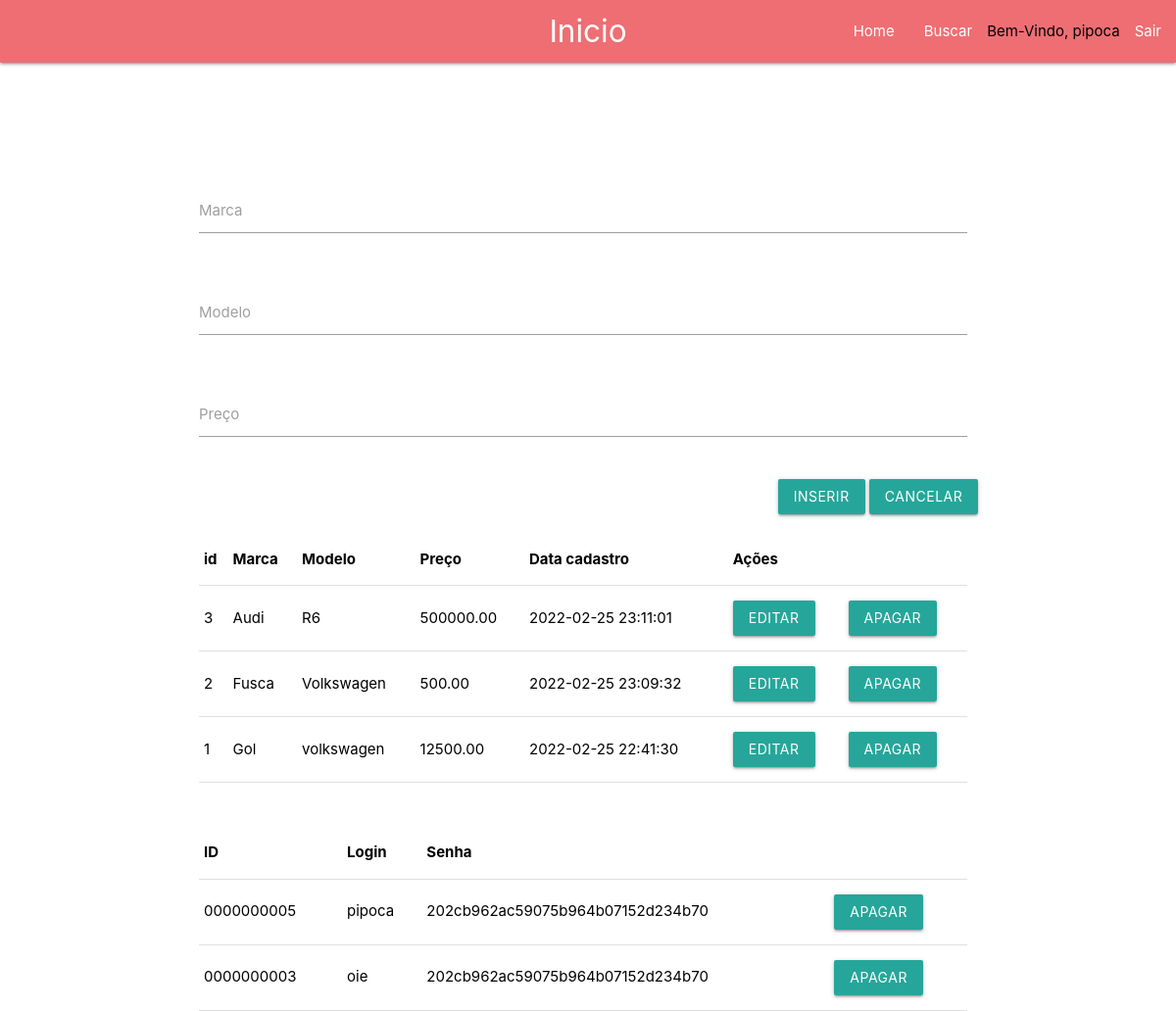
Screenshot of /index.php (signed in) with the database file from the repository.
### tables this page shows
CREATE TABLE IF NOT EXISTS `carro` (
  `id` int(11) NOT NULL,
  `marca` varchar(255) NOT NULL,
  `modelo` varchar(255) NOT NULL,
  `preco` decimal(10,2) NOT NULL,
  `dt_cadastro` timestamp NOT NULL DEFAULT CURRENT_TIMESTAMP ON UPDATE CURRENT_TIMESTAMP
);

CREATE TABLE IF NOT EXISTS `usuarios` (
  `ID` int(10) unsigned zerofill NOT NULL,
  `login` varchar(30) DEFAULT NULL,
  `senha` varchar(40) DEFAULT NULL
);

### index.php (the view, shortened to what this page needs)
<!DOCTYPE html>
<html>
<head>
<?php
$logado = $_SESSION['login'];
?>
 <link rel="stylesheet" href="https://cdnjs.cloudflare.com/ajax/libs/materialize/1.0.0/css/materialize.min.css">
</head>
<body>
<nav>
    <div class="nav-wrapper">
      <a href="index.php" class="brand-logo center">Inicio</a>
      <ul id="nav-mobile" class="right hide-on-med-and-down">
        <li><a href="index.php">Home</a></li>
        <li><a href="buscar.php">Buscar</a></li>
        <li><?php echo"Bem-Vindo, $logado" ?></li>
        <li ><a href="logout.php">Sair</a></li>
      </ul>
    </div>
  </nav>
<br>
<br>
<br>
<br>
<br>
<div class="bc">
<section class="container">
        <form action="carrosalvar.php" method="post" class="col s12">
            <div class="row">
                <div class="input-field col s12">
                    <input id="txtmarca" type="text" name="txtmarca" class="validate" required>
                    <label for="last_name">Marca</label>
                </div>
            </div>
            <div class="row">
                <div class="input-field col s12">
                    <input id="txtmodelo" type="text" name="txtmodelo" class="validate" required>
                    <label for="last_name">Modelo</label>
                </div>
            </div>
            <div class="row">
                <div class="input-field col s12">
                    <input id="txtpreco" type="number" step="0.02" name="txtpreco" class="validate" required>
                    <label for="last_name">Preço</label>
                </div>
            </div>
            <div class="row right">
                <button class="btn waves-effect waves-light" type="submit" name="action">Inserir</button>
                <button class="btn waves-effect waves-light" type="reset" name="action">Cancelar</button>
            </div>
        </form>
 <table>
        <thead>
  <tr>
      <th>id</th>
      <th>Marca</th>
      <th>Modelo</th>
      <th>Preço</th>
      <th>Data cadastro</th>
      <th>Ações</th>
  </tr>
  <br>
  <br>
  </thead>
        <tbody>
        <?php
            include "conexao.php";
            try {
                $stmt = $conexao->prepare("SELECT * FROM carro ORDER BY id DESC;");
                if($stmt->execute()){
                    while($rs = $stmt->fetch(PDO::FETCH_OBJ)){
                        echo"<tr>
                            <td>{$rs->id}</td>
                            <td>{$rs->marca}</td>
                            <td>{$rs->modelo}</td>
                            <td>{$rs->preco}</td>
                            <td>{$rs->dt_cadastro}</td>
                             <td><a class='btn waves-effect waves-light' href='carroalterar.php?cod={$rs->id}'>Editar</a></td>
                             <td><a class='btn waves-effect waves-light' href='carroexcluir.php?cod={$rs->id}'>Apagar</a> </td>
                            </tr>";
                    }
                }
            } catch (PDOException $erro) {
                echo "Erro na conexão:" . $erro->getMessage();
            }
        ?>
        </tbody>
      </table>
  <table>
        <thead>
  <tr>
      <th>ID</th>
      <th>Login</th>
      <th>Senha</th>
  </tr>
  <br>
  <br>
  </thead>
        <tbody>
        <?php
            include "conexao.php";
            try {
                $stmt = $conexao->prepare("SELECT * FROM usuarios ORDER BY id DESC;");
                if($stmt->execute()){
                    while($rs = $stmt->fetch(PDO::FETCH_OBJ)){
                        echo"<tr>
                            <td>{$rs->ID}</td>
                            <td>{$rs->login}</td>
                            <td>{$rs->senha}</td>
                            <td><a class='btn waves-effect waves-light' href='usuarioexcluir.php?cod={$rs->ID}'>Apagar</a> </td>
                            </tr>";
                    }
                }
            } catch (PDOException $erro) {
                echo "Erro na conexão:" . $erro->getMessage();
            }
        ?>
        </tbody>
      </table>
</body>
</html>

### index.php (style rules this page uses)
* { color:white; text-align: center; color: black; }
.bc { margin-left: 35px; margin-right: 45px; }

### rows the page displays
carro: id "3", marca "Audi", modelo "R6", preco "500000.00", dt_cadastro "2022-02-25 23:11:01"
carro: id "2", marca "Fusca", modelo "Volkswagen", preco "500.00", dt_cadastro "2022-02-25 23:09:32"
carro: id "1", marca "Gol", modelo "volkswagen", preco "12500.00", dt_cadastro "2022-02-25 22:41:30"
usuarios: ID "0000000005", login "pipoca", senha "202cb962ac59075b964b07152d234b70"
usuarios: ID "0000000003", login "oie", senha "202cb962ac59075b964b07152d234b70"

### other values shown
$logado "pipoca"
